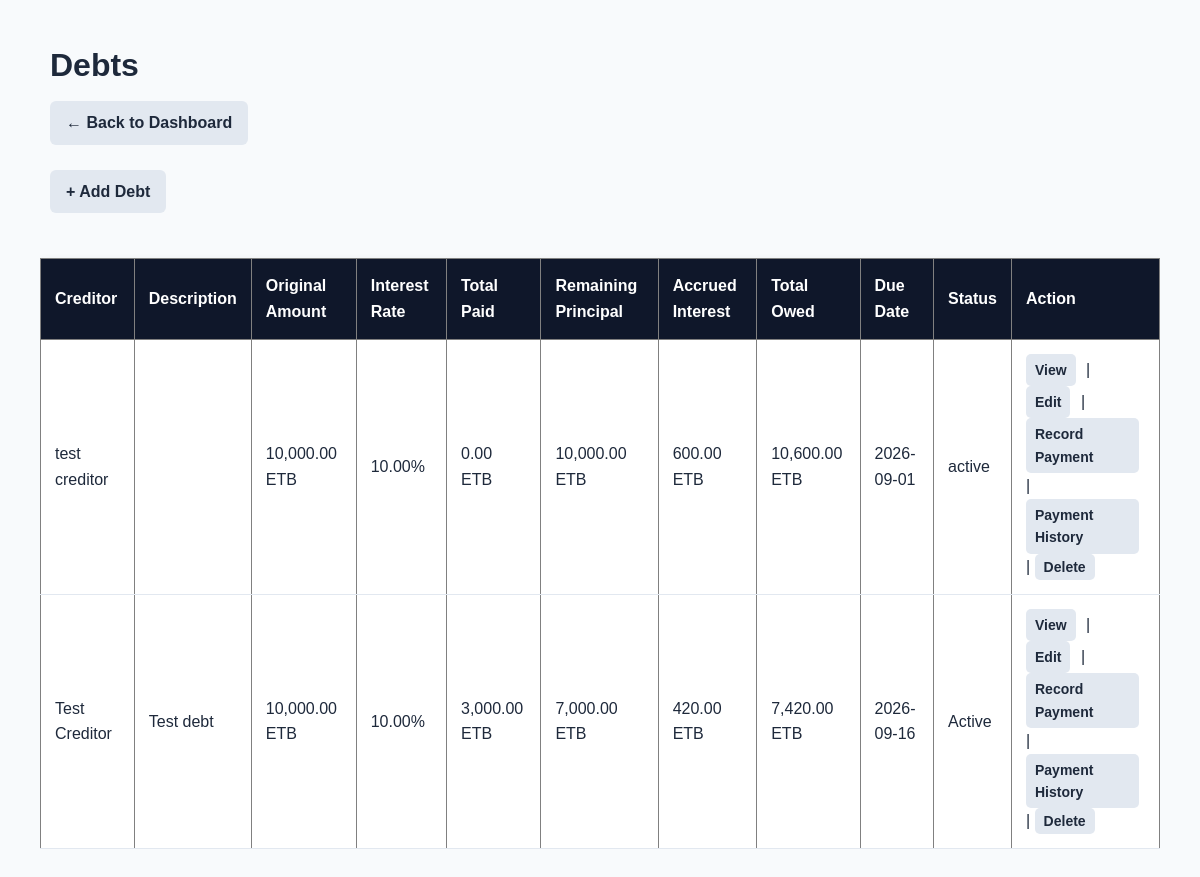
The app's page /debt/index.php with its own data.
### tables this page shows
CREATE TABLE `debts` (
  `id` int(11) NOT NULL,
  `user_id` int(11) NOT NULL,
  `creditor` varchar(150) NOT NULL,
  `description` text NOT NULL,
  `original_amount` decimal(10,2) NOT NULL,
  `interest_rate` decimal(5,2) NOT NULL,
  `interest_period` varchar(20) NOT NULL,
  `interest_start_date` date NOT NULL,
  `due_date` date NOT NULL,
  `status` varchar(30) NOT NULL,
  `created_at` timestamp NOT NULL DEFAULT current_timestamp()
);

### includes/interest.php (called while the page is built, shortened)
<?php
function calculateElapsedDays(string $startDate, ?string $endDate = null): int
{
    $start = new DateTime($startDate);
    if ($endDate === null) {
        $end = new DateTime();
    } else {
        $end = new DateTime($endDate);
    }
    $difference = $start->diff($end);
    return $difference->days;
}
function calculateAccruedInterest(
    float $principal,
    float $rate,
    string $period,
    int $elapsedDays
): float {
    $rateDecimal = $rate / 100;
    switch ($period) {
        case 'monthly':
            $dailyRate = $rateDecimal / 30;
            return $principal * $dailyRate * $elapsedDays;
    }
}

### debt/index.php (the view, shortened to what this page needs)
<?php
require_once "../config/database.php";
require_once "../includes/interest.php";
$stmt = $pdo->query("
    SELECT
        debts.id,
        debts.creditor,
        debts.description,
        debts.original_amount,
        debts.interest_rate,
        debts.interest_period,
        debts.interest_start_date,
        debts.due_date,
        debts.status,
        COALESCE(
            (
                SELECT SUM(debt_payments.amount)
                FROM debt_payments
                WHERE debt_payments.debt_id = debts.id
            ),
            0
        ) AS total_paid
    FROM debts
    ORDER BY debts.due_date ASC
");
$debts = $stmt->fetchAll(PDO::FETCH_ASSOC);
?>
<!DOCTYPE html>
<html lang="en">
<head>
    <link
        rel="stylesheet"
        href="../assets/css/style.css"
    >
</head>
<body>
    <h1>Debts</h1>
    <p>
        <a href="../index.php">
            ← Back to Dashboard
        </a>
    </p>
    <p>
        <a href="create.php">
            + Add Debt
        </a>
    </p>
    <div class="table-container">
         <table border="1" cellpadding="10">
        <thead>
        <tr>
    <th>Creditor</th>
    <th>Description</th>
    <th>Original Amount</th>
    <th>Interest Rate</th>
    <th>Total Paid</th>
    <th>Remaining Principal</th>
    <th>Accrued Interest</th>
    <th>Total Owed</th>
    <th>Due Date</th>
    <th>Status</th>
    <th>Action</th>
     </tr>
        </thead>
        <tbody>
        <?php foreach ($debts as $debt): ?>
            <?php
                  $remaining =
                        max(
                             0,
                                   (float) $debt['original_amount']
                                  - (float) $debt['total_paid']
                            );
                  $elapsedDays = calculateElapsedDays(
                  $debt['interest_start_date']
                    );
                   $accruedInterest = calculateAccruedInterest(
                       $remaining,
                     (float) $debt['interest_rate'],
                      $debt['interest_period'],
                  $elapsedDays
                         );
                   $totalOwed = $remaining + $accruedInterest;
            ?>
            <tr>
                <td>
                    <?php
                    echo htmlspecialchars(
                        $debt['creditor']
                    );
                    ?>
                </td>
                <td>
                    <?php
                    echo htmlspecialchars(
                        $debt['description']
                    );
                    ?>
                </td>
                <td>
                    <?php
                    echo number_format(
                        $debt['original_amount'],
                        2
                    );
                    ?>
                    ETB
                </td>
                <td>
                    <?php
                    echo number_format(
                        $debt['interest_rate'],
                        2
                    );
                    ?>%
                </td>
                <td>
                    <?php
                    echo number_format(
                        $debt['total_paid'],
                        2
                    );
                    ?>
                    ETB
                </td>
                <td>
                    <?php
                    echo number_format(
                        $remaining,
                        2
                    );
                    ?>
                    ETB
                </td>
                <td>
           <?php
                echo number_format(   $accruedInterest, 2 );
                ?>
                ETB
                  </td>
                <td>
           <?php
               echo number_format(  $totalOwed,  2 );
                 ?>
                 ETB
                   </td>
                <td>
                    <?php
                    echo htmlspecialchars(
                        $debt['due_date']
                    );
                    ?>
                </td>
                <td>
                    <?php
                    echo htmlspecialchars(
                        $debt['status']
                    );
                    ?>
                </td>
                <td>
                <a href="view.php?id=<?php echo $debt['id']; ?>"> View
                  </a>
|
                <a href="edit.php?id=<?php echo $debt['id']; ?>">
        Edit
    </a>
    |
    <a href="payment.php?debt_id=<?php echo $debt['id']; ?>">
        Record Payment
    </a>
    |
    <a href="payments.php?debt_id=<?php echo $debt['id']; ?>">
        Payment History
    </a>
    |
    <form
    method="POST"
    action="delete.php"
    onsubmit="return confirm('Are you sure you want to delete this debt?');"
>
    <button type="submit">
        Delete
    </button>
</form>
        </td>
            </tr>
        <?php endforeach; ?>
        </tbody>
    </table>
    </div>
</body>
</html>

### assets/css/style.css (style rules this page uses)
* { box-sizing: border-box; margin: 0; padding: 0; }
body { font-family: Arial, sans-serif; background: #f8fafc; color: #1e293b; padding: 40px; line-height: 1.6; }
h1 { margin-bottom: 10px; }
a { color: #2563EB; text-decoration: none; }
p { margin-bottom: 15px; }
body > h1, body > p, body > form, body > table { max-width: 1100px; margin-left: auto; margin-right: auto; }
table { width: 100%; border-collapse: collapse; background: white; margin-top: 20px; box-shadow: 0 2px 8px rgba(0, 0, 0, 0.06); }
th { background: #0f172a; color: white; text-align: left; padding: 14px; }
td { padding: 14px; border-bottom: 1px solid #e2e8f0; }
form { background: white; padding: 25px; border-radius: 12px; box-shadow: 0 2px 8px rgba(0, 0, 0, 0.08); }
form button { padding: 10px 20px; border: none; border-radius: 6px; background: #2563EB; color: white; font-weight: 600; cursor: pointer; }
body > p a { display: inline-block; margin-right: 10px; margin-bottom: 10px; padding: 9px 16px; border-radius: 6px; font-weight: 600; background: #e2e8f0; color: #1e293b; }
td a { display: inline-block; margin-right: 6px; padding: 5px 9px; border-radius: 5px; font-size: 14px; font-weight: 600; background: #e2e8f0; color: #1e293b; }
.table-container { width: 100%; overflow-x: auto; -webkit-overflow-scrolling: touch; }
.table-container table { min-width: 700px; }
td form { display: inline; margin: 0; padding: 0; background: none; box-shadow: none; }
td form button { display: inline-block; margin-right: 6px; padding: 5px 9px; border: none; border-radius: 5px; font-family: inherit; font-size: 14px; font-weight: 600; line-height: normal; background: #e2e8f0; color: #1e293b; cursor: pointer; }

### records on screen
debts: creditor "test creditor", original_amount "10,000.00", interest_rate "10.00", total_paid "0.00", remaining "10,000.00", accruedInterest "600.00", totalOwed "10,600.00", due_date "2026-09-01", status "active"
debts: creditor "Test Creditor", description "Test debt", original_amount "10,000.00", interest_rate "10.00", total_paid "3,000.00", remaining "7,000.00", accruedInterest "420.00", totalOwed "7,420.00", due_date "2026-09-16", status "Active"
